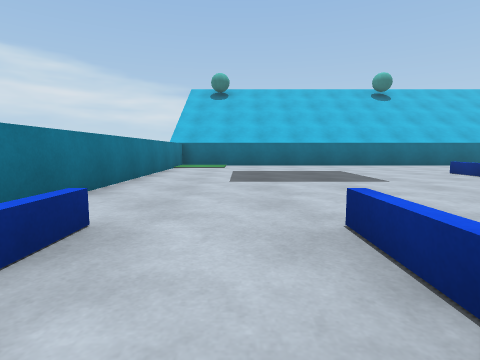
view 1 (above)

16 first-person views from a walk through a scene from a Unity 3-D project. The camera is 0.62 m above the floor, tilts 6° down and sees 80° across. The floor is counted in squares, 1 m on a side. Each view is taken from the middle of a square. On the plan, view 1 faces up. The plan holds only what a view shows up to about 9 squares ahead; the rest is blank. The place goes on beyond the plan. The player character is not drawn.

view 2
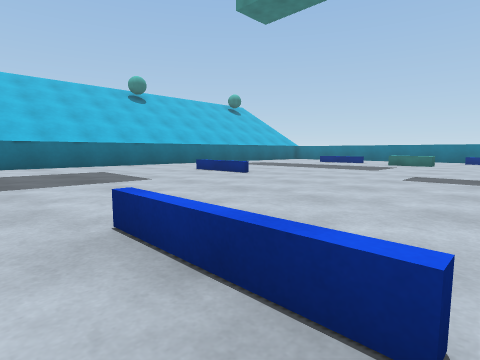

view 3
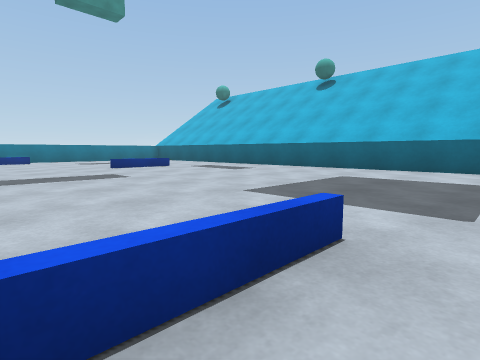

view 4
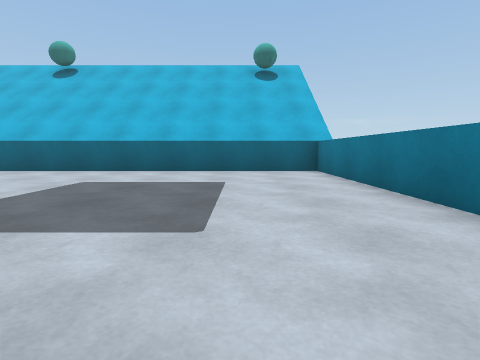

view 5
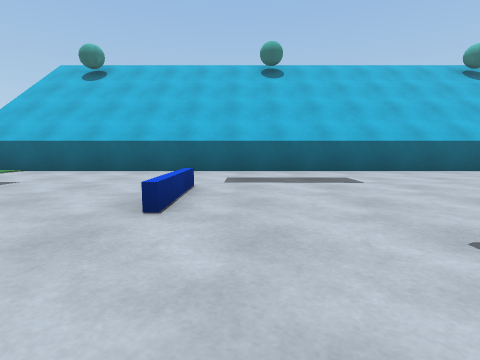

view 6
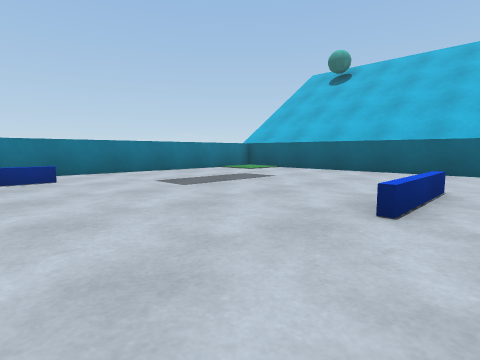

view 7
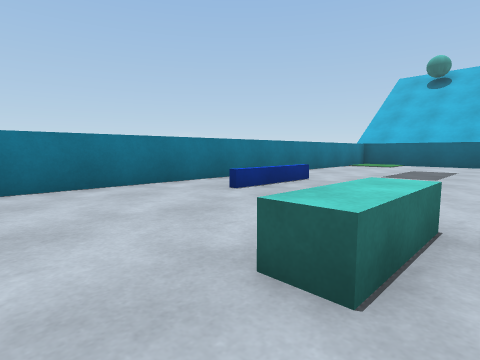

view 8
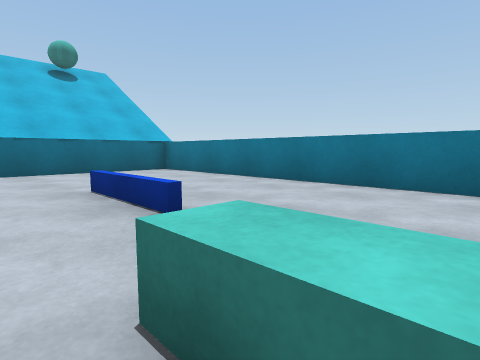

view 9
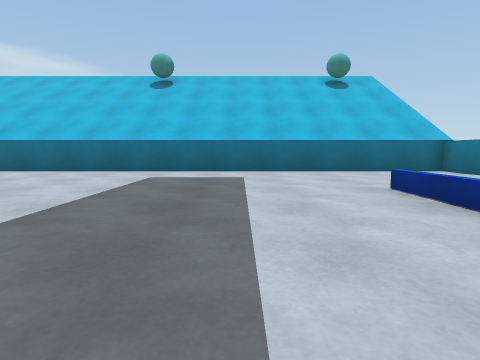

view 10
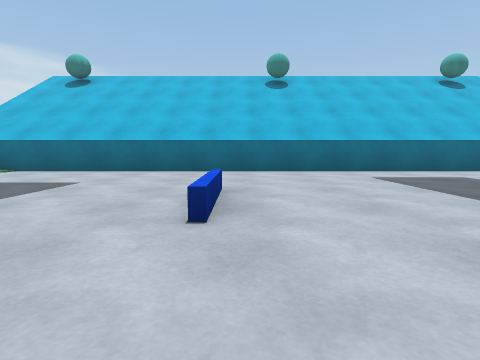

view 11
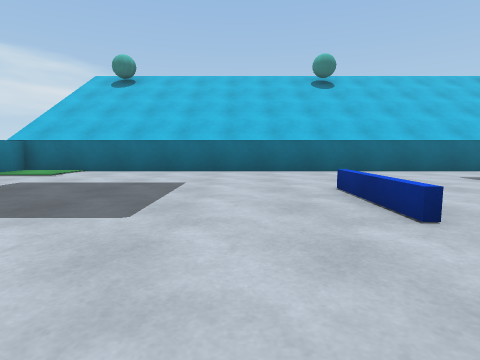

view 12
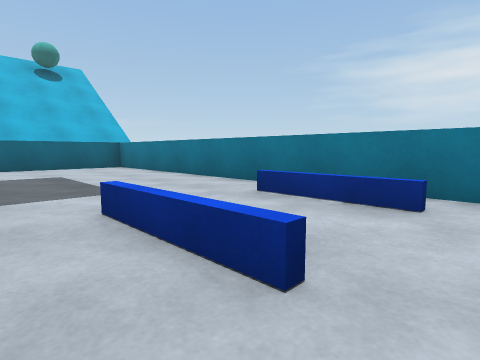

view 13
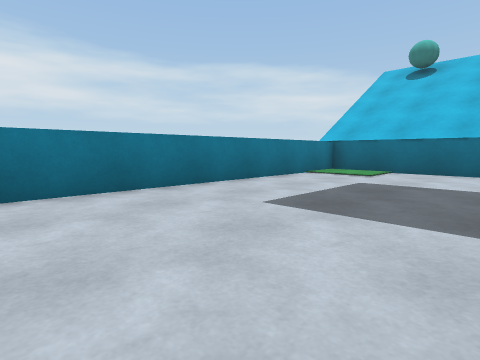

view 14
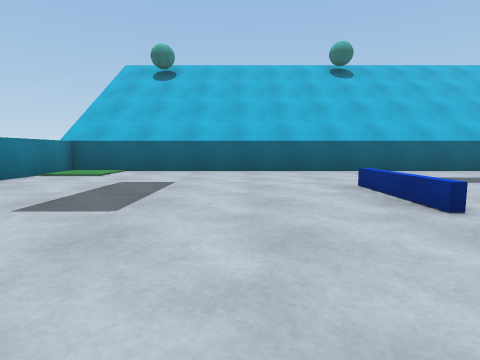

view 15
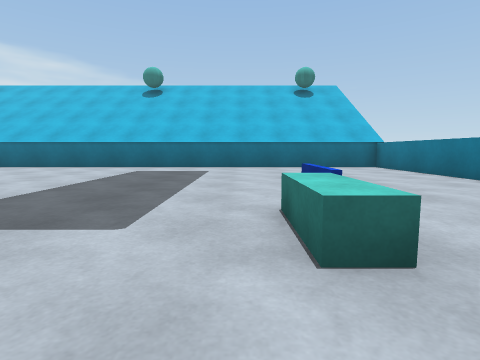

view 16
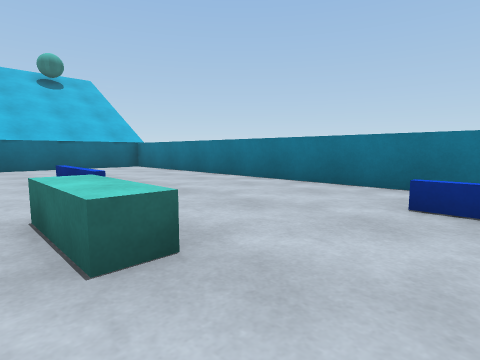

### Floor plan
Points are (right, up) in squares from view 1. A wall is a line through its corners. A room is listed if a view was taken in it or the views show most of it. See-through windows are left out.
Room 1 (views 1, 2, 3, 4, 5, 6, 7, 8, 9, 10, 11, 12, 13, 14, 15, 16)
walls: (-2.3, -7.4) (16.9, -7.4) (16.9, 11.4) (-2.3, 11.4) (-2.3, -7.4)
low walls: (5.6, 5.4) (5.6, 7.6); (9.9, -1.8) (9.9, -4); (5.7, 7.4) (5.7, 5.4); (1, 2.4) (1, 0.1); (13, 2.5) (12.4, 2.5) (12.4, 3.9) (13, 3.9); (0.9, 0.1) (0.9, 2.4); (9.8, -4) (9.8, -1.8); (13.4, 5.4) (13.4, 7.6); (-1.2, 2.4) (-1.2, 0.1); (15.3, -0.4) (15.3, 1.9)

Positions as (right, up) in squares from view 1, and headings:
1: (0, 0), facing up
2: (0, 0), facing up-right
3: (0, 2), facing down-right
4: (0, 1), facing down
5: (9, 1), facing down
6: (9, 1), facing down-right
7: (12, 5), facing down-right
8: (12, 3), facing up-right
9: (11, 3), facing up
10: (6, 3), facing up
11: (4, 3), facing up
12: (2, 3), facing down-left
13: (2, 3), facing up-left
14: (12, 1), facing down
15: (12, 1), facing up
16: (12, 1), facing up-right
